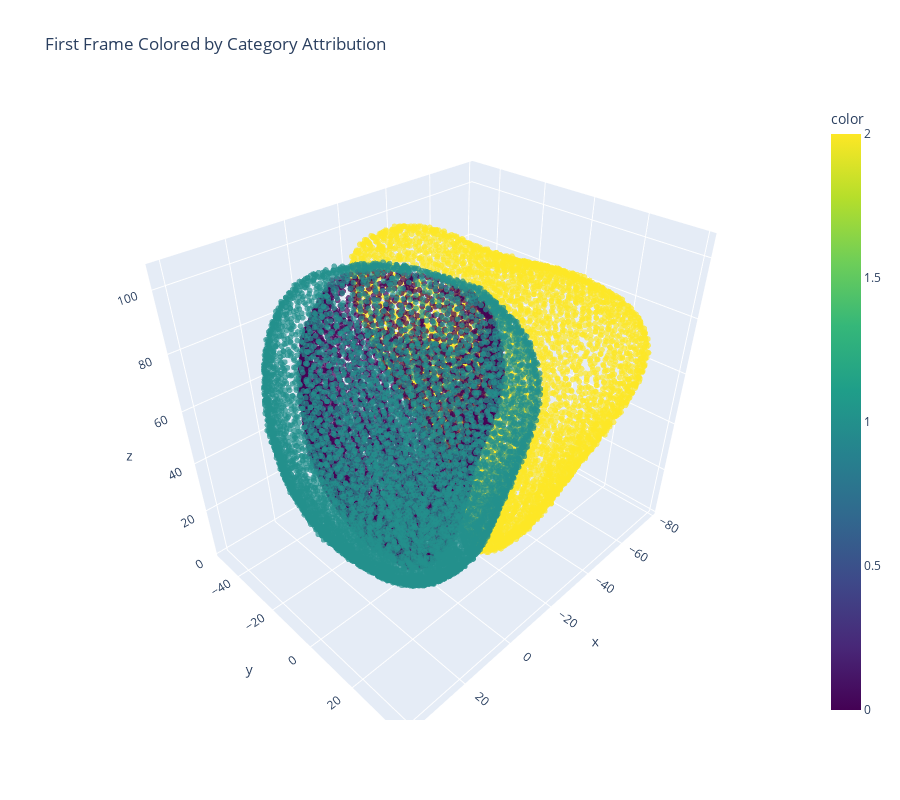

Notebook source saved alongside this figure:
### Code cell
plot_single_frame(frame_id = 0, data = unhealthy_f)

### Figure 1 — Plotly figure (JSON) as saved in the notebook; plotly's stock layout.template omitted (floating-point values rounded to 4 significant figures; data arrays with more than 128 entries replaced by an {"elided": "..."} marker saying what was removed)
{"data": [{"hovertemplate": "x=%{x}<br>y=%{y}<br>z=%{z}<br>color=%{marker.color}<extra></extra>", "legendgroup": "", "marker": {"color": {"elided": "18000 int values"}, "coloraxis": "coloraxis", "opacity": 0.7, "size": 2, "symbol": "circle"}, "mode": "markers", "name": "", "scene": "scene", "showlegend": false, "type": "scatter3d", "x": {"elided": "18000 float values"}, "y": {"elided": "18000 float values"}, "z": {"elided": "18000 float values"}}], "layout": {"coloraxis": {"colorbar": {"title": {"text": "color"}}, "colorscale": [[0, "#440154"], [0.1111, "#482878"], [0.2222, "#3e4989"], [0.3333, "#31688e"], [0.4444, "#26828e"], [0.5556, "#1f9e89"], [0.6667, "#35b779"], [0.7778, "#6ece58"], [0.8889, "#b5de2b"], [1, "#fde725"]]}, "height": 800, "legend": {"tracegroupgap": 0}, "scene": {"aspectmode": "data", "domain": {"x": [0, 1], "y": [0, 1]}, "xaxis": {"title": {"text": "x"}}, "yaxis": {"title": {"text": "y"}}, "zaxis": {"title": {"text": "z"}}}, "title": {"text": "First Frame Colored by Category Attribution"}, "width": 900}}
